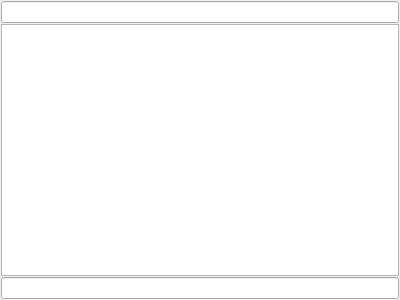
<?xml version="1.0" encoding="UTF-8"?>
<ui version="4.0">
 <class>DirViewPanel</class>
 <widget class="QWidget" name="DirViewPanel">
  <property name="geometry">
   <rect>
    <x>0</x>
    <y>0</y>
    <width>400</width>
    <height>300</height>
   </rect>
  </property>
  <property name="windowTitle">
   <string>Dir View</string>
  </property>
  <layout class="QVBoxLayout" name="verticalLayout">
   <property name="spacing">
    <number>1</number>
   </property>
   <property name="leftMargin">
    <number>1</number>
   </property>
   <property name="topMargin">
    <number>1</number>
   </property>
   <property name="rightMargin">
    <number>1</number>
   </property>
   <property name="bottomMargin">
    <number>1</number>
   </property>
   <item>
    <widget class="QLineEdit" name="AddressBar"/>
   </item>
   <item>
    <widget class="QTableView" name="DirView">
     <property name="selectionMode">
      <enum>QAbstractItemView::SingleSelection</enum>
     </property>
     <property name="selectionBehavior">
      <enum>QAbstractItemView::SelectRows</enum>
     </property>
     <property name="showGrid">
      <bool>false</bool>
     </property>
     <property name="cornerButtonEnabled">
      <bool>false</bool>
     </property>
     <attribute name="verticalHeaderVisible">
      <bool>false</bool>
     </attribute>
     <attribute name="verticalHeaderDefaultSectionSize">
      <number>20</number>
     </attribute>
     <attribute name="verticalHeaderMinimumSectionSize">
      <number>20</number>
     </attribute>
    </widget>
   </item>
   <item>
    <widget class="QLineEdit" name="SearchEdit"/>
   </item>
  </layout>
 </widget>
 <resources/>
 <connections/>
</ui>
